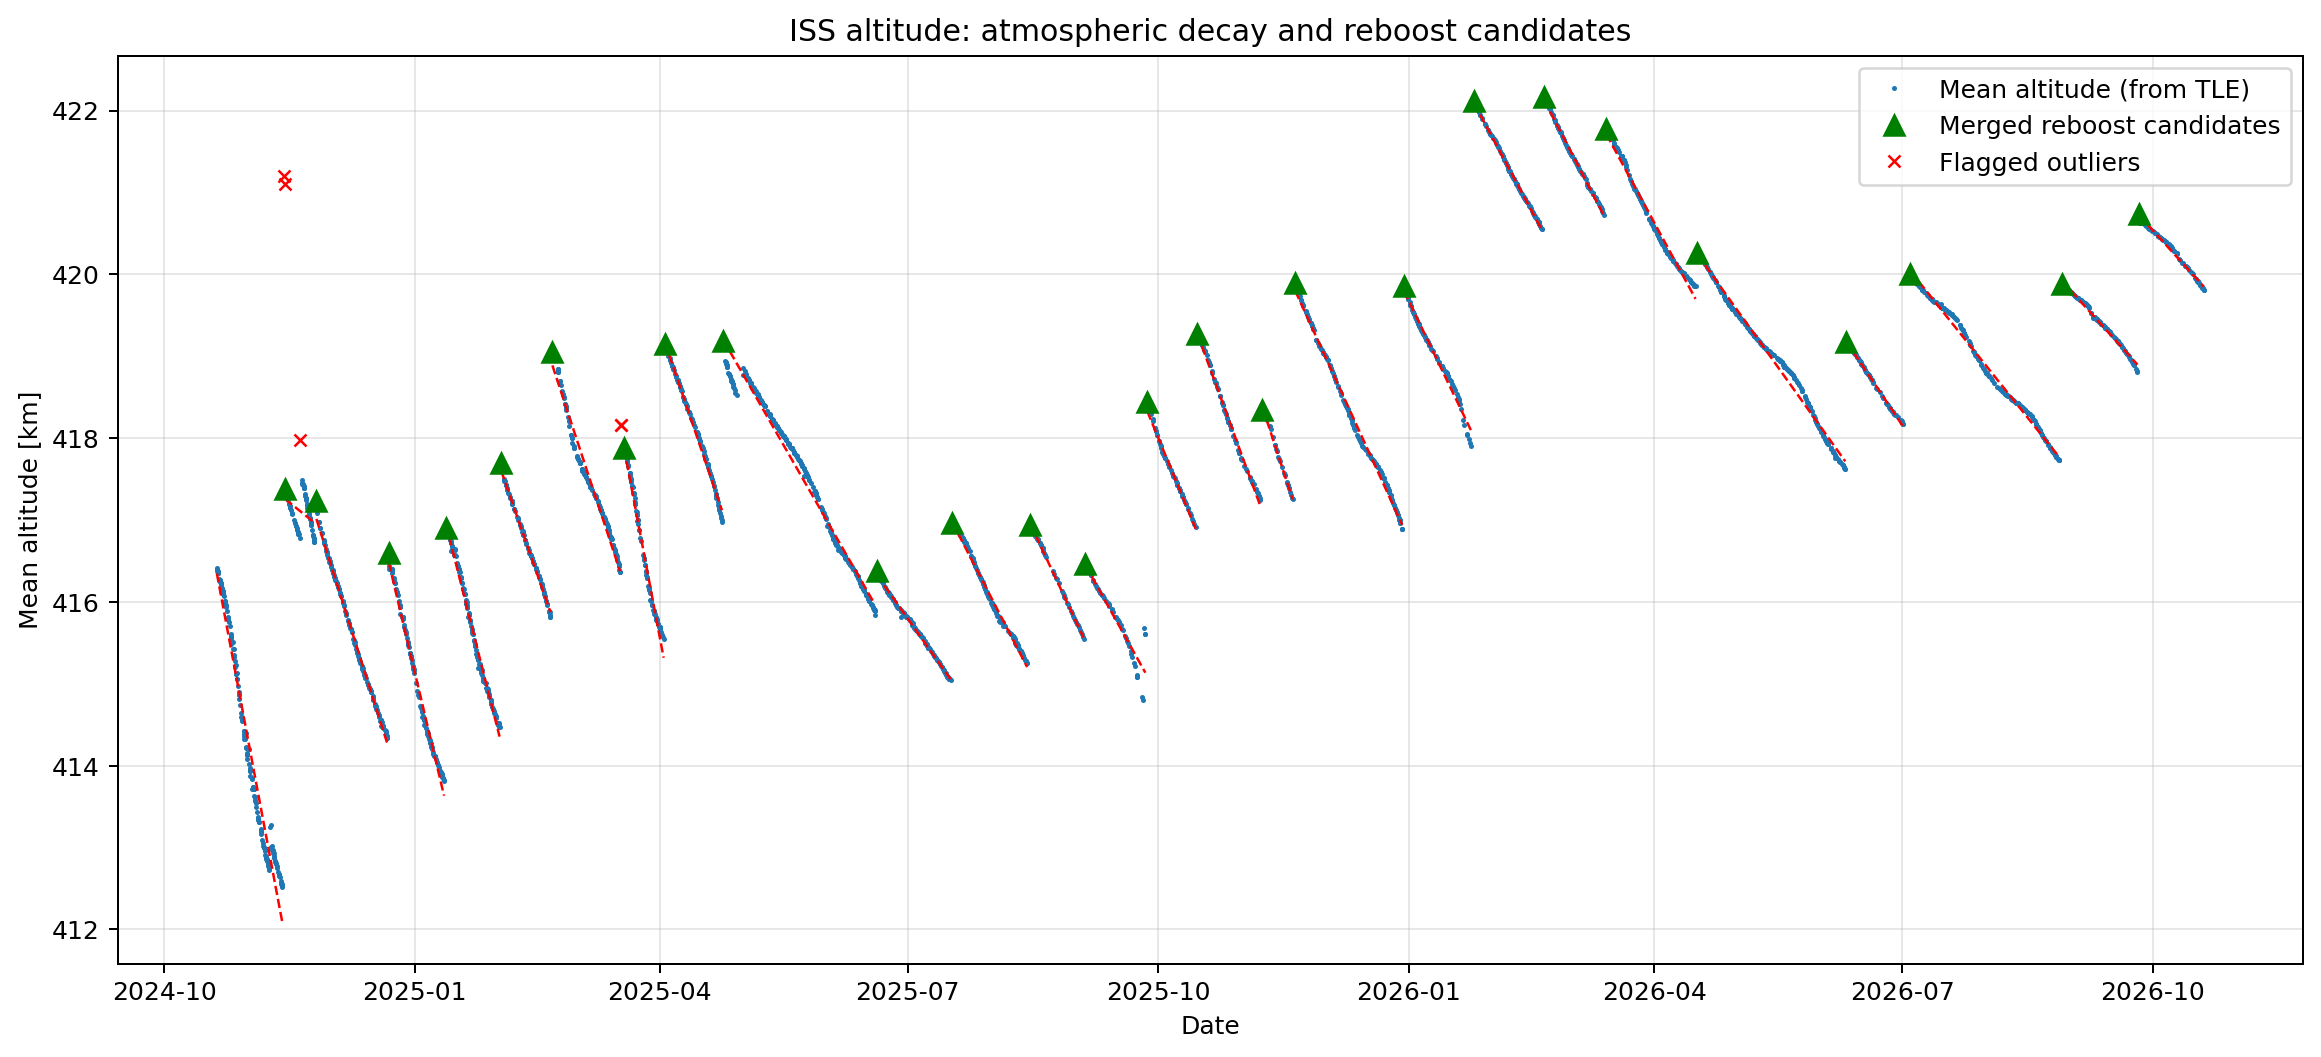

Recreate this plot in Python.
import csv
import getpass
import json
import os
from datetime import datetime
from pathlib import Path

import matplotlib.pyplot as plt
import numpy as np
import requests

# ============================================================
# 1. SETTINGS
# ============================================================

MU = 398600.4418
RE = 6378.137

NORAD_ID = 25544
DAYS = 730

# Reboost detection
WINDOW = 3
REBOOST_THRESHOLD_KM = 0.3

# Merge candidates closer than this interval
MIN_GAP_DAYS = 7

# Outlier removal
OUTLIER_WINDOW = 7
OUTLIER_KM = 0.3
REMOVE_OUTLIERS = True

# Optional histogram
SHOW_HIST = False

# Validation settings
VALIDATION_WINDOW = 3

# Save everything next to this Python script
OUTPUT_DIR = Path(__file__).resolve().parent

CACHE = OUTPUT_DIR / "iss_history.json"
REMOVED_CSV = OUTPUT_DIR / "removed_points.csv"
PLOT_FILE = OUTPUT_DIR / "iss_week2.png"
VALIDATION_CSV = OUTPUT_DIR / "reboost_validation.csv"
ALTITUDE_CSV = OUTPUT_DIR / "iss_altitude_data.csv"

LOGIN_URL = "https://www.space-track.org/ajaxauth/login"

QUERY_URL = (
    "https://www.space-track.org/basicspacedata/query/class/gp_history/"
    f"NORAD_CAT_ID/{NORAD_ID}/EPOCH/>now-{DAYS}/"
    "orderby/EPOCH%20asc/format/json"
)


# ============================================================
# 2. DATA DOWNLOAD
# ============================================================

def download():
    """Download ISS GP history from Space-Track."""

    user = (
        os.environ.get("SPACETRACK_USER")
        or input("Space-Track email: ")
    )
    password = (
        os.environ.get("SPACETRACK_PASS")
        or getpass.getpass("Space-Track password: ")
    )

    with requests.Session() as session:
        response = session.post(
            LOGIN_URL,
            data={"identity": user, "password": password},
            timeout=30,
        )
        response.raise_for_status()

        if "Failed" in response.text:
            raise RuntimeError(
                "Space-Track login failed. Check your credentials."
            )

        print("[OK] Logged in. Downloading ISS history...")

        response = session.get(QUERY_URL, timeout=180)
        response.raise_for_status()
        data = response.json()

    if not isinstance(data, list):
        raise ValueError("Unexpected response from Space-Track.")

    CACHE.write_text(
        json.dumps(data),
        encoding="utf-8",
    )

    print(f"[OK] Cached {len(data)} records: {CACHE.resolve()}")
    return data


def load_data():
    """Load cached history, or download it if unavailable."""

    if CACHE.exists():
        print(f"[INFO] Using cache: {CACHE.resolve()}")
        return json.loads(CACHE.read_text(encoding="utf-8"))

    return download()


# ============================================================
# 3. OUTLIER DETECTION
# ============================================================

def outlier_mask(alt, window=7, threshold=0.5):
    """
    Identify points that differ from their local rolling median.
    True = retain; False = flag as an outlier.
    """

    if window < 1 or window % 2 == 0:
        raise ValueError("OUTLIER_WINDOW must be a positive odd number.")

    half = window // 2
    padded = np.pad(alt, half, mode="edge")

    medians = np.array([
        np.median(padded[i:i + window])
        for i in range(len(alt))
    ])

    return np.abs(alt - medians) <= threshold


# ============================================================
# 4. INITIAL REBOOST DETECTION
# ============================================================

def detect_reboosts(alt, window=3, threshold=0.5):
    """
    Detect sustained upward changes by comparing the medians
    of adjacent windows.

    Returns indices of candidate altitude jumps.
    """

    n = len(alt)
    if n < 2 * window:
        return np.array([], dtype=int)

    gains = {}

    for i in range(window, n - window + 1):
        previous = np.median(alt[i - window:i])
        following = np.median(alt[i:i + window])

        gain = following - previous

        if gain > threshold:
            gains[i] = gain

    jumps = []
    run = []

    for i in sorted(gains) + [None]:
        if run and (i is None or i != run[-1] + 1):
            k = max(run, key=lambda index: gains[index])

            candidates = range(
                max(1, k - window + 1),
                min(n, k + window),
            )

            if len(candidates):
                jump = max(
                    candidates,
                    key=lambda j: alt[j] - alt[j - 1],
                )
                jumps.append(jump)

            run = []

        if i is not None:
            run.append(i)

    return np.array(sorted(set(jumps)), dtype=int)


# ============================================================
# 5. MERGE CLOSE REBOOST CANDIDATES
# ============================================================

def merge_close_jumps(jumps, t_days, alt, min_gap_days=7):
    """
    Merge nearby candidate jumps.

    If candidates are less than min_gap_days apart, retain the
    candidate with the larger single-step altitude increase.

    Note: this is a filtering heuristic, not proof of a real burn.
    """

    if min_gap_days < 0:
        raise ValueError("min_gap_days cannot be negative.")

    jumps = sorted(set(int(j) for j in jumps))
    kept = []

    for j in jumps:
        if j <= 0 or j >= len(alt):
            continue

        if (
            kept
            and t_days[j] - t_days[kept[-1]] < min_gap_days
        ):
            previous_j = kept[-1]

            current_step = alt[j] - alt[j - 1]
            previous_step = alt[previous_j] - alt[previous_j - 1]

            if current_step > previous_step:
                kept[-1] = j
        else:
            kept.append(j)

    return np.array(kept, dtype=int)


# ============================================================
# 6. REBOOST VALIDATION / DIAGNOSTICS
# ============================================================

def validate_reboosts(jumps, epochs, t_days, alt, window=3):
    """
    Calculate diagnostic measurements for each retained candidate.

    These checks describe the shape of the altitude series.
    They do NOT independently confirm an actual spacecraft burn.
    """

    rows = []
    previous_day = None

    for j in jumps:
        # Single-step altitude change at the candidate
        step_gain = float(alt[j] - alt[j - 1])

        # Median altitude before and after the candidate
        pre_start = max(0, j - window)
        post_end = min(len(alt), j + window)

        before = alt[pre_start:j]
        after = alt[j:post_end]

        if len(before) and len(after):
            median_gain = float(
                np.median(after) - np.median(before)
            )
        else:
            median_gain = float("nan")

        if previous_day is None:
            gap_days = float("nan")
        else:
            gap_days = float(t_days[j] - previous_day)

        # Diagnostic only: does the local median also rise?
        if np.isfinite(median_gain) and median_gain > 0:
            diagnostic = "LOCAL_MEDIAN_RISE"
        else:
            diagnostic = "CHECK_MANUALLY"

        row = {
            "epoch": epochs[j].isoformat(),
            "index": int(j),
            "altitude_km": round(float(alt[j]), 4),
            "single_step_gain_km": round(step_gain, 4),
            "local_median_gain_km": (
                round(median_gain, 4)
                if np.isfinite(median_gain)
                else ""
            ),
            "days_since_previous_candidate": (
                round(gap_days, 2)
                if np.isfinite(gap_days)
                else ""
            ),
            "diagnostic": diagnostic,
        }

        rows.append(row)
        previous_day = t_days[j]

    return rows


def save_csv(path, fieldnames, rows):
    """Write a CSV file and verify that it exists and is nonempty."""

    with path.open(
        "w",
        newline="",
        encoding="utf-8-sig",
    ) as file:
        writer = csv.DictWriter(file, fieldnames=fieldnames)
        writer.writeheader()
        writer.writerows(rows)

    if not path.exists() or path.stat().st_size == 0:
        raise OSError(f"File was not created correctly: {path}")

    print(f"[OK] Saved: {path.resolve()}")
    print(f"     Size: {path.stat().st_size:,} bytes")


# ============================================================
# 7. MAIN ANALYSIS
# ============================================================

def main():
    print("=" * 65)
    print("ISS ALTITUDE ANALYSIS")
    print("=" * 65)
    print(f"[INFO] Output folder: {OUTPUT_DIR.resolve()}")

    # Download / load
    try:
        data = load_data()
    except (
        requests.RequestException,
        RuntimeError,
        ValueError,
        OSError,
    ) as exc:
        print(f"[ERROR] Could not load TLE history: {exc}")
        return

    if not data:
        print("[ERROR] No records returned.")
        return

    try:
        data = sorted(data, key=lambda item: item["EPOCH"])

        epochs_raw = np.array([
            datetime.fromisoformat(item["EPOCH"])
            for item in data
        ])

        mean_motion = np.array([
            float(item["MEAN_MOTION"])
            for item in data
        ])

    except (KeyError, TypeError, ValueError) as exc:
        print(f"[ERROR] Invalid history data: {exc}")
        return

    if len(epochs_raw) < 2:
        print("[ERROR] Not enough records.")
        return

    if not np.all(np.isfinite(mean_motion)) or np.any(mean_motion <= 0):
        print("[ERROR] Invalid mean-motion values in the history.")
        return

    t_days_raw = np.array([
        (epoch - epochs_raw[0]).total_seconds() / 86400
        for epoch in epochs_raw
    ])

    # Mean motion [rev/day] -> [rad/s] -> semi-major axis -> altitude
    n = mean_motion * 2 * np.pi / 86400
    semi_major_axis = (MU / n**2) ** (1.0 / 3.0)
    alt_raw = semi_major_axis - RE

    if not (350 < np.median(alt_raw) < 450):
        print(
            f"[WARN] Median altitude is {np.median(alt_raw):.1f} km. "
            "Check the satellite ID and units."
        )

    # --------------------------------------------------------
    # Outlier removal
    # --------------------------------------------------------

    if REMOVE_OUTLIERS:
        good = outlier_mask(
            alt_raw,
            window=OUTLIER_WINDOW,
            threshold=OUTLIER_KM,
        )
    else:
        good = np.ones(len(alt_raw), dtype=bool)

    bad = ~good
    bad_idx = np.where(bad)[0]

    print(f"\nOutliers flagged: {len(bad_idx)} / {len(alt_raw)}")

    removed_rows = [
        {
            "epoch": epochs_raw[i].isoformat(),
            "altitude_km": round(float(alt_raw[i]), 4),
        }
        for i in bad_idx
    ]

    try:
        save_csv(
            REMOVED_CSV,
            ["epoch", "altitude_km"],
            removed_rows,
        )
    except OSError as exc:
        print(f"[ERROR] Could not save outlier CSV: {exc}")

    # Export all original records, including flagged outliers
    altitude_rows = [
        {
            "epoch": epochs_raw[i].isoformat(),
            "altitude_km": round(float(alt_raw[i]), 4),
            "outlier_flagged": bool(bad[i]),
            "included_in_analysis": bool(good[i]),
        }
        for i in range(len(alt_raw))
    ]

    try:
        save_csv(
            ALTITUDE_CSV,
            [
                "epoch",
                "altitude_km",
                "outlier_flagged",
                "included_in_analysis",
            ],
            altitude_rows,
        )
    except OSError as exc:
        print(f"[ERROR] Could not save altitude CSV: {exc}")

    # Keep raw arrays for plotting; analyze only retained points
    epochs = epochs_raw[good]
    t_days = t_days_raw[good]
    alt = alt_raw[good]

    if len(alt) < max(2 * WINDOW, 5):
        print("[ERROR] Too few valid points after outlier removal.")
        return

    print(
        f"\nRecords analyzed: {len(alt)} / {len(alt_raw)}"
    )
    print(
        f"Period: {epochs[0]:%Y-%m-%d} -> {epochs[-1]:%Y-%m-%d}"
    )
    print(
        f"Altitude range: {alt.min():.2f} - {alt.max():.2f} km"
    )

    # Optional histogram
    if SHOW_HIST:
        fig_hist, ax_hist = plt.subplots()
        ax_hist.hist(np.diff(alt), bins=200)
        ax_hist.set_yscale("log")
        ax_hist.set_xlabel(
            "Altitude change between consecutive TLEs [km]"
        )
        ax_hist.set_ylabel("Count")
        fig_hist.tight_layout()
        plt.show()
        plt.close(fig_hist)

    # --------------------------------------------------------
    # Detect candidates, then merge close candidates
    # --------------------------------------------------------

    raw_jumps = detect_reboosts(
        alt,
        window=WINDOW,
        threshold=REBOOST_THRESHOLD_KM,
    )

    jumps = merge_close_jumps(
        raw_jumps,
        t_days,
        alt,
        min_gap_days=MIN_GAP_DAYS,
    )

    print(f"\nInitial candidates: {len(raw_jumps)}")
    print(f"After {MIN_GAP_DAYS}-day merging: {len(jumps)}")

    print("\nRetained reboost candidates:")
    if len(jumps) == 0:
        print("  No candidates detected.")
    else:
        for j in jumps:
            step_gain = alt[j] - alt[j - 1]
            print(
                f"  {epochs[j]:%Y-%m-%d} | "
                f"altitude={alt[j]:.2f} km | "
                f"step change={step_gain:+.2f} km"
            )

    # --------------------------------------------------------
    # Validation diagnostics
    # --------------------------------------------------------

    validation_rows = validate_reboosts(
        jumps,
        epochs,
        t_days,
        alt,
        window=VALIDATION_WINDOW,
    )

    print("\nReboost validation diagnostics:")
    if not validation_rows:
        print("  No candidates to validate.")
    else:
        for row in validation_rows:
            print(
                f"  {row['epoch'][:10]} | "
                f"step={row['single_step_gain_km']:+.3f} km | "
                f"median gain={row['local_median_gain_km']} km | "
                f"gap={row['days_since_previous_candidate']} days | "
                f"{row['diagnostic']}"
            )

    try:
        save_csv(
            VALIDATION_CSV,
            [
                "epoch",
                "index",
                "altitude_km",
                "single_step_gain_km",
                "local_median_gain_km",
                "days_since_previous_candidate",
                "diagnostic",
            ],
            validation_rows,
        )
    except OSError as exc:
        print(f"[ERROR] Could not save validation CSV: {exc}")

    # --------------------------------------------------------
    # Fit decay rates between retained candidates
    # --------------------------------------------------------

    bounds = [0, *jumps.tolist(), len(alt)]
    rates = []
    fits = []

    for i in range(len(bounds) - 1):
        start, end = bounds[i], bounds[i + 1]

        if end - start < 5:
            continue

        if t_days[end - 1] - t_days[start] < 5:
            continue

        slope, intercept = np.polyfit(
            t_days[start:end],
            alt[start:end],
            1,
        )

        rates.append(slope)
        fits.append((start, end, slope, intercept))

    if rates:
        print(
            "\nMedian decay rate between candidates: "
            f"{np.median(rates) * 1000:.1f} m/day "
            f"({np.median(rates) * 30:.2f} km/month)"
        )
    else:
        print("\nNot enough segments to estimate decay rates.")

    # --------------------------------------------------------
    # Plot
    # --------------------------------------------------------

    fig, ax = plt.subplots(figsize=(13, 6))

    ax.plot(
        epochs,
        alt,
        ".",
        markersize=2,
        label="Mean altitude (from TLE)",
    )

    for start, end, slope, intercept in fits:
        ax.plot(
            epochs[start:end],
            slope * t_days[start:end] + intercept,
            "r--",
            linewidth=1,
        )

    if len(jumps):
        ax.plot(
            epochs[jumps],
            alt[jumps],
            "g^",
            markersize=8,
            label="Merged reboost candidates",
        )

    if bad.any():
        ax.plot(
            epochs_raw[bad],
            alt_raw[bad],
            "rx",
            markersize=5,
            label="Flagged outliers",
        )

    ax.set_xlabel("Date")
    ax.set_ylabel("Mean altitude [km]")
    ax.set_title("ISS altitude: atmospheric decay and reboost candidates")
    ax.grid(alpha=0.3)
    ax.legend()

    fig.tight_layout()

    try:
        fig.savefig(
            PLOT_FILE,
            dpi=180,
            bbox_inches="tight",
        )

        if PLOT_FILE.exists() and PLOT_FILE.stat().st_size > 0:
            print(f"\n[OK] Saved PNG: {PLOT_FILE.resolve()}")
            print(f"     Size: {PLOT_FILE.stat().st_size:,} bytes")
        else:
            print("[ERROR] PNG was not created correctly.")

    except (OSError, ValueError) as exc:
        print(f"[ERROR] Could not save PNG: {exc}")

    finally:
        plt.show()
        plt.close(fig)

    print("\n" + "=" * 65)
    print("ANALYSIS FINISHED")
    print(f"Output directory: {OUTPUT_DIR.resolve()}")
    print(f"Plot: {PLOT_FILE.name}")
    print(f"All altitude data: {ALTITUDE_CSV.name}")
    print(f"Removed outliers: {REMOVED_CSV.name}")
    print(f"Reboost diagnostics: {VALIDATION_CSV.name}")
    print("=" * 65)


if __name__ == "__main__":
    main()
